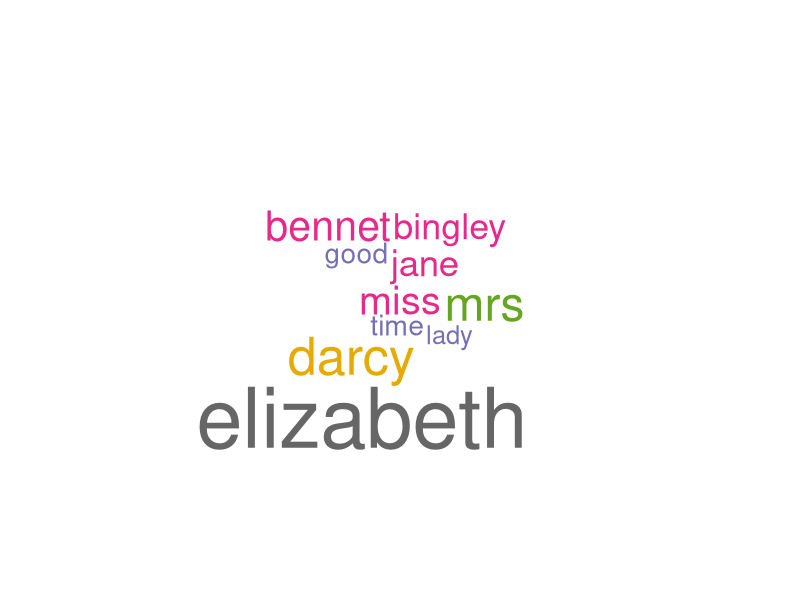
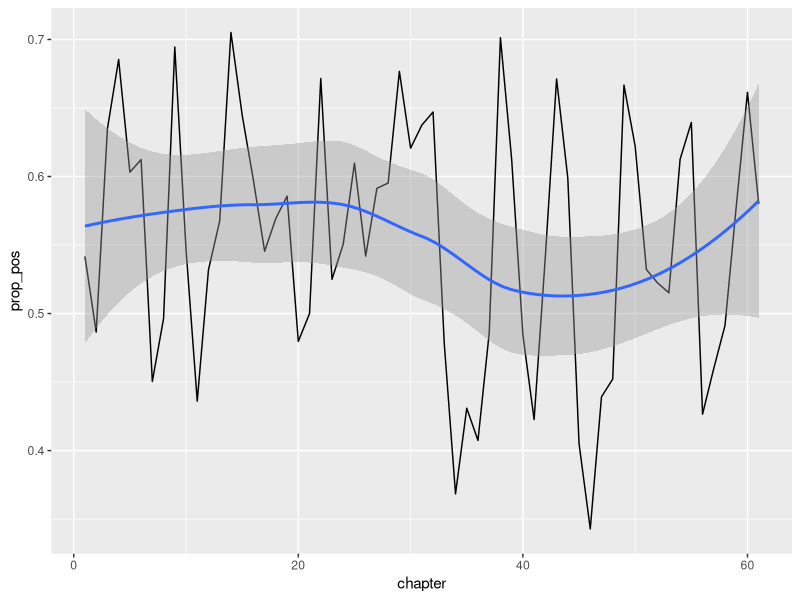

Source code (R) for these figures, in order:
## ---- chunk 1
knitr::opts_chunk$set(echo = TRUE, eval = TRUE, error = FALSE,
                      warning = FALSE, message = FALSE, 
                      fig.align = "center",
                      R.options = list(max.print=100))

# Edit the file starting below
## ---- chunk 2
# Remember to install new packages with install.packages("name") in the console
# if you haven't already done that.
library(janeaustenr)
library(tidyverse)
library(tidytext)
library(wordcloud)
library(RColorBrewer)
## ---- chunk 3
# Take a quick look
austen_books() %>%
  group_by(book) %>%
  summarize(nb_lines = n())
## ---- chunk 4
# create variable 'book' with added chapter #s and removed empty lines and chapter headings
book <- austen_books() %>%
          filter(book == "Pride & Prejudice") %>%
          mutate(chapter = cumsum(str_detect(text, "Chapter"))) %>%
          filter(chapter != 0) %>%
          filter(text != "") %>%
          filter(str_detect(text, "Chapter") == FALSE)
## ---- chunk 5
# find number of chapters in Pride & Prejudice
book %>%
  summarise(n_distinct(chapter))
## ---- chunk 6
# find the 10 most common words in Pride & Prejudice
book %>%
  unnest_tokens(word, text) %>%
  group_by(word) %>%
  summarise(n = n()) %>%
  arrange(desc(n)) %>%
  slice_max(n, n = 10)
## ---- chunk 7
# Recall the SMART lexicon
SMARTstops <- stop_words %>% 
    filter(lexicon == "SMART")
## ---- chunk 8
# create new dataset for text in Pride and Prejudice after removing SMART words
words_book <- book %>%
                 unnest_tokens(word, text) %>%
                 anti_join(SMARTstops, by = "word")
  
## ---- chunk 9
# find 10 most common words in words_book and display as a word cloud
words_book %>%
  group_by(word) %>%
  summarise(n = n()) %>%
  arrange(desc(n)) %>%
  slice_max(n, n = 10)
  
wordcloud(words_book$word, scale = c(5, 0, 5), max.words = 10, colors = brewer.pal(8, "Dark2"))
## ---- chunk 10
# Sentiments lexicon
head(sentiments)
## ---- chunk 11
# create a plot showing positive sentiment across the chapters
words_book %>%
  inner_join(sentiments, by = "word") %>%
  group_by(sentiment, chapter) %>%
  summarise(n = n()) %>%
  pivot_wider(names_from = sentiment, 
              values_from = n) %>%
  mutate(prop_pos = positive/(positive + negative)) %>%
  ggplot(aes(x = chapter, y = prop_pos)) +
  geom_line() +
  geom_smooth()
  
